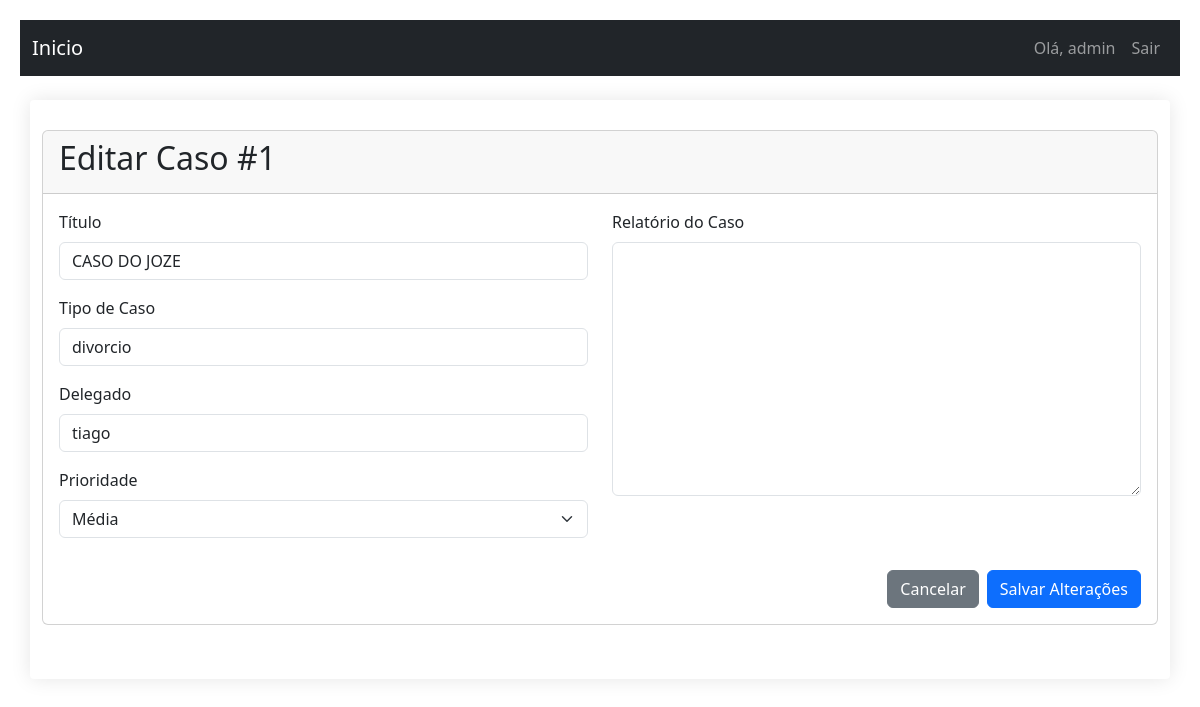
The page /ticket/1/edit (signed in) on the database its author committed.
### models.py (models this page shows, shortened)
class User(UserMixin, db.Model):
    id = db.Column(db.Integer, primary_key=True)
    username = db.Column(db.String(64), index=True, unique=True)
    email = db.Column(db.String(120), index=True, unique=True)
    password_hash = db.Column(db.String(128))
    is_admin = db.Column(db.Boolean, default=False)
    tickets = db.relationship('Ticket', backref='author', lazy='dynamic', cascade="all, delete-orphan")
    comments = db.relationship('Comment', backref='author', lazy='dynamic', cascade="all, delete-orphan")
    attachments = db.relationship('Attachment', backref='author', lazy='dynamic')

class Ticket(db.Model):
    id = db.Column(db.Integer, primary_key=True)
    title = db.Column(db.String(140))
    description = db.Column(db.Text)
    case_number = db.Column(db.String(50))
    status = db.Column(db.String(20), default='Em Análise')
    priority = db.Column(db.String(20), default='Média')
    created_at = db.Column(db.DateTime, index=True, default=datetime.utcnow)
    updated_at = db.Column(db.DateTime, index=True, default=datetime.utcnow)
    user_id = db.Column(db.Integer, db.ForeignKey('user.id'))
    delegado = db.Column(db.String(100))
    comments = db.relationship('Comment', backref='ticket', lazy='dynamic', cascade="all, delete-orphan")
    attachments = db.relationship('Attachment', backref='ticket', lazy='dynamic', cascade="all, delete-orphan")

### triagem/routes/ticket.py (the view, shortened to what this page needs)
@ticket_bp.route('/<int:ticket_id>/edit', methods=['GET', 'POST'])
@login_required
def edit_ticket(ticket_id):
    ticket = Ticket.query.get_or_404(ticket_id)
    if not (current_user.is_admin or ticket.user_id == current_user.id):
        flash('Você não tem permissão para editar este caso.', 'danger')
        return redirect(url_for('ticket.view_ticket', ticket_id=ticket.id))
    return render_template('edit_ticket.html', ticket=ticket)

### triagem/templates/edit_ticket.html (shortened to what this page needs)
{% extends "base.html" %}
{% block content %}
<div class="card mb-4">
    <div class="card-header">
        <h2>Editar Caso #{{ ticket.id }}</h2>
    </div>
    <div class="card-body">
        <form method="POST" action="{{ url_for('ticket.edit_ticket', ticket_id=ticket.id) }}">
            <div class="row">
                <div class="col-md-6">
                    <div class="mb-3">
                        <label for="title" class="form-label">Título</label>
                        <input type="text" class="form-control" id="title" name="title" value="{{ ticket.title }}" required>
                    </div>
                    <div class="mb-3">
                        <label for="case_number" class="form-label">Tipo de Caso</label>
                        <input type="text" class="form-control" id="case_number" name="case_number" value="{{ ticket.case_number }}" required>
                    </div>
                    <div class="mb-3">
                        <label for="delegado" class="form-label">Delegado</label>
                        <input type="text" class="form-control" id="delegado" name="delegado" value="{{ ticket.delegado }}">
                    </div>
                    <div class="mb-3">
                        <label for="priority" class="form-label">Prioridade</label>
                        <select name="priority" id="priority" class="form-select">
                            <option value="Média" {% if ticket.priority == 'Média' %}selected{% endif %}>Média</option>
                        </select>
                    </div>
                </div>
                <div class="col-md-6">
                    <div class="mb-3">
                        <label for="description" class="form-label">Relatório do Caso</label>
                        <textarea class="form-control" id="description" name="description" rows="10">{{ ticket.description }}</textarea>
                    </div>
                </div>
            </div>
            <div class="d-flex justify-content-end gap-2 mt-3">
                <a href="{{ url_for('ticket.view_ticket', ticket_id=ticket.id) }}" class="btn btn-secondary">Cancelar</a>
                <button type="submit" class="btn btn-primary">Salvar Alterações</button>
            </div>
        </form>
    </div>
</div>
{% endblock %}

### templates/base.html (shortened to what this page needs)
<!DOCTYPE html>
<html lang="pt-BR">
<head>
    {% block styles %}
        <link rel="stylesheet" href="https://cdn.jsdelivr.net/npm/bootstrap-icons@1.8.0/font/bootstrap-icons.css">
        <link rel="stylesheet" href="{{ url_for('static', filename='css/style.css') }}">
        <link href="https://cdn.jsdelivr.net/npm/bootstrap@5.3.0/dist/css/bootstrap.min.css" rel="stylesheet">
    {% endblock %}
</head>
<body>
    <nav class="navbar navbar-expand-lg navbar-dark bg-dark">
        <div class="container-fluid">
            <a class="navbar-brand" href="{{ url_for('main.index') }}">Inicio</a>
            <div class="collapse navbar-collapse" id="navbarNav">
                <ul class="navbar-nav ms-auto">
                    {% if current_user.is_authenticated %}
                    <li class="nav-item">
                        <span class="nav-link">Olá, {{ current_user.username }}</span>
                    </li>
                    <li class="nav-item">
                        <a class="nav-link" href="{{ url_for('auth.logout') }}">Sair</a>
                    </li>
                    {% else %}
                    <li class="nav-item">
                        <a class="nav-link" href="{{ url_for('auth.login') }}">Login</a>
                    </li>
                    {% endif %}
                </ul>
            </div>
        </div>
    </nav>
    <div class="container mt-4">
        {% block content %}{% endblock %}
    </div>
</body>
</html>

### static/css/style.css (style rules this page uses)
:root { --primary-color: #2c3e50; --secondary-color: #3498db; --accent-color: #e74c3c; --light-color: #ecf0f1; --dark-color: #2c3e50; --success-color: #27ae60; --error-color: #e74c3c; --border-radius: 4px; }
* { box-sizing: border-box; margin: 0; padding: 0; }
body { font-family: 'Roboto', sans-serif; line-height: 1.6; color: #333; background-color: #f5f5f5; padding: 20px; }
.container { max-width: 800px; margin: 0 auto; background: white; padding: 30px; border-radius: var(--border-radius); box-shadow: 0 0 20px rgba(0, 0, 0, 0.1); }
.btn { padding: 10px 20px; border: none; border-radius: var(--border-radius); font-size: 16px; cursor: pointer; transition: background-color 0.3s; }
.btn-primary { background-color: var(--secondary-color); color: white; }
.btn-secondary { background-color: #95a5a6; color: white; }

### rows shown on the page
User: username "admin"
Ticket: id "1", title "CASO DO JOZE", case_number "divorcio", delegado "tiago", priority "Média"
